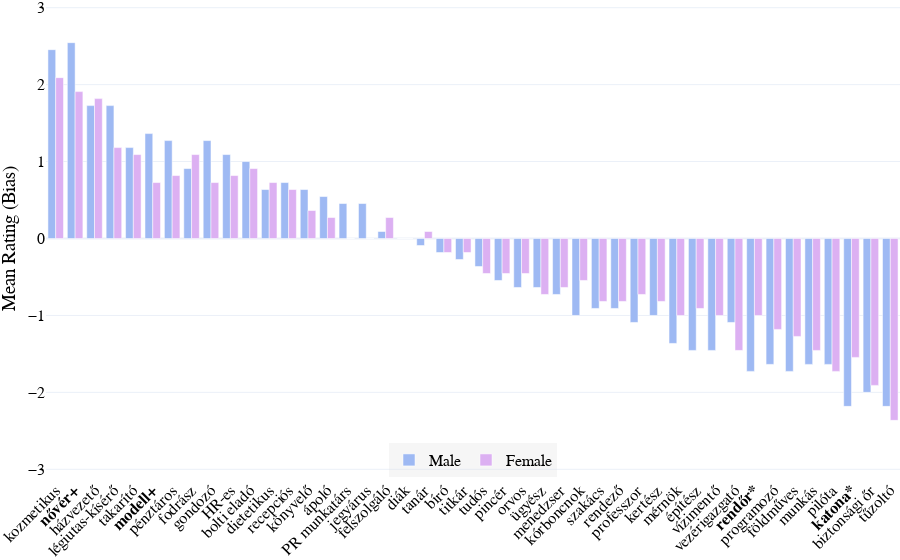

Notebook code cell kept with this figure:
### Markdown cell above
#### Two-sample t-test by gender

### Code cell
# Add a new column with the mean of the ratings for each participant
df_hu['Mean Rating'] = df_hu.iloc[:, 8:].mean(axis=1)

# Separate df_hu into male and female datasets based on the Gender column
df_hu_male = df_hu[df_hu['Gender'] == 'male']
df_hu_female = df_hu[df_hu['Gender'] == 'female']

# Show the number of male and female participants
print(f"Number of male participants: {df_hu_male['Participant ID'].nunique()}")
print(f"Number of female participants: {df_hu_female['Participant ID'].nunique()}")

# Two Sample T-Test between male and female participants for each occupation word
results = []
for col in rating_columns:
    male_ratings = df_hu_male[col].dropna().astype(float)
    female_ratings = df_hu_female[col].dropna().astype(float)
    # Only test if both groups have at least 2 ratings
    if len(male_ratings) > 1 and len(female_ratings) > 1:
        t_stat, p_value = stats.ttest_ind(male_ratings, female_ratings, equal_var=False)
        mean_male = male_ratings.mean()
        mean_female = female_ratings.mean()
        # Get English translation from occupations DataFrame
        en_translation = occupations.loc[occupations['hu'] == col, 'en'].values
        en_translation = en_translation[0] if len(en_translation) > 0 else ""
        results.append({
            'occupation': col,
            'mean_male': mean_male,
            'mean_female': mean_female,
            't_stat': t_stat,
            'p_value': p_value,
            'significant': p_value < 0.05,
            'marg_significant': 0.05 < p_value < 0.1,
            'en': en_translation
        })

# Create a DataFrame from the results
df_ttest = pd.DataFrame(results)

# Add overall mean rating for sorting
df_ttest['overall_mean'] = (df_ttest['mean_male'] + df_ttest['mean_female']) / 2

# Sort by overall mean rating
df_ttest_sorted = df_ttest.sort_values('overall_mean', ascending=False)

# Prepare axis labels: bold for significant
def bold_label(row):
    occupation = row['occupation']
    if row.get('significant'):
        occupation = f"<b>{occupation}*</b>"
    if row.get('marg_significant'):
        occupation = f"<b>{occupation}+</b>"
    return occupation

df_ttest_sorted['occupation_label'] = df_ttest_sorted.apply(bold_label, axis=1)

# Plot with English translation in hover
fig = go.Figure()

fig.add_trace(go.Bar(
    x=df_ttest_sorted['occupation_label'],
    y=df_ttest_sorted['mean_male'],
    name='Male',
    marker_color=male_color,
    customdata=df_ttest_sorted[['en']],
    hovertemplate='Occupation: %{x}<br>English: %{customdata[0]}<br>Mean (Male): %{y:.2f}<extra></extra>'
))

fig.add_trace(go.Bar(
    x=df_ttest_sorted['occupation_label'],
    y=df_ttest_sorted['mean_female'],
    name='Female',
    marker_color=female_color,
    customdata=df_ttest_sorted[['en']],
    hovertemplate='Occupation: %{x}<br>English: %{customdata[0]}<br>Mean (Female): %{y:.2f}<extra></extra>'
))

fig.update_layout(
    barmode='group',
    xaxis_tickangle=-45,
    yaxis_title='Bias (Male - Female)',
    yaxis=dict(
        range=[-3.1, 3.1],
        tickvals=[-3, -2, -1, 0, 1, 2, 3],
        title='Mean Rating (Bias)'
    ),
    template='plotly_white',
    font=dict(family="Times New Roman, serif", size=16, color='black'),
    margin=dict(l=0, r=0, t=0, b=0),
    legend=dict(
        orientation='h',
        yanchor='bottom',
        y=0,
        xanchor='center',
        x=0.5,
        bgcolor='rgba(220, 220, 220, 0.25)',
    )
)

# Show the plot
fig.show()

# Save it as HTML and image
fig.write_html('occupations_hu_gender.html')
fig.write_image('occupations_hu_gender.png', scale=3, width=1000, height=400)

### Figure 1 — Plotly figure (JSON) as saved in the notebook; plotly's stock layout.template omitted (floating-point values rounded to 4 significant figures)
{"data": [{"customdata": [["beautician"], ["nurse (sister)"], ["housekeeper"], ["flight attendant"], ["cleaner"], ["model"], ["cashier"], ["hairdresser"], ["caregiver"], ["HR personnel"], ["shop assistant"], ["dietitian"], ["receptionist"], ["accountant"], ["nurse"], ["PR specialist"], ["ticket seller"], ["server"], ["student"], ["teacher"], ["judge"], ["secretary"], ["scientist"], ["waiter"], ["doctor"], ["prosecutor"], ["manager"], ["pathologist"], ["chef"], ["director"], ["professor"], ["gardener"], ["engineer"], ["architect"], ["lifeguard"], ["CEO"], ["police officer"], ["programmer"], ["farmer"], ["worker"], ["pilot"], ["soldier"], ["security guard"], ["firefighter"]], "hovertemplate": "Occupation: %{x}<br>English: %{customdata[0]}<br>Mean (Male): %{y:.2f}<extra></extra>", "marker": {"color": "#9eb9f3"}, "name": "Male", "type": "bar", "x": ["kozmetikus", "<b>nővér+</b>", "házvezető", "légiutas-kísérő", "takarító", "<b>modell+</b>", "pénztáros", "fodrász", "gondozó", "HR-es", "bolti eladó", "dietetikus", "recepciós", "könyvelő", "ápoló", "PR munkatárs", "jegyárus", "felszolgáló", "diák", "tanár", "bíró", "titkár", "tudós", "pincér", "orvos", "ügyész", "menedzser", "kórboncnok", "szakács", "rendező", "professzor", "kertész", "mérnök", "építész", "vízimentő", "vezérigazgató", "<b>rendőr*</b>", "programozó", "földműves", "munkás", "pilóta", "<b>katona*</b>", "biztonsági őr", "tűzoltó"], "y": [2.455, 2.545, 1.727, 1.727, 1.182, 1.364, 1.273, 0.9091, 1.273, 1.091, 1.0, 0.6364, 0.7273, 0.6364, 0.5455, 0.4545, 0.4545, 0.09091, 0.0, -0.09091, -0.1818, -0.2727, -0.3636, -0.5455, -0.6364, -0.6364, -0.7273, -1.0, -0.9091, -0.9091, -1.091, -1.0, -1.364, -1.455, -1.455, -1.091, -1.727, -1.636, -1.727, -1.636, -1.636, -2.182, -2.0, -2.182]}, {"customdata": [["beautician"], ["nurse (sister)"], ["housekeeper"], ["flight attendant"], ["cleaner"], ["model"], ["cashier"], ["hairdresser"], ["caregiver"], ["HR personnel"], ["shop assistant"], ["dietitian"], ["receptionist"], ["accountant"], ["nurse"], ["PR specialist"], ["ticket seller"], ["server"], ["student"], ["teacher"], ["judge"], ["secretary"], ["scientist"], ["waiter"], ["doctor"], ["prosecutor"], ["manager"], ["pathologist"], ["chef"], ["director"], ["professor"], ["gardener"], ["engineer"], ["architect"], ["lifeguard"], ["CEO"], ["police officer"], ["programmer"], ["farmer"], ["worker"], ["pilot"], ["soldier"], ["security guard"], ["firefighter"]], "hovertemplate": "Occupation: %{x}<br>English: %{customdata[0]}<br>Mean (Female): %{y:.2f}<extra></extra>", "marker": {"color": "#dcb0f2"}, "name": "Female", "type": "bar", "x": ["kozmetikus", "<b>nővér+</b>", "házvezető", "légiutas-kísérő", "takarító", "<b>modell+</b>", "pénztáros", "fodrász", "gondozó", "HR-es", "bolti eladó", "dietetikus", "recepciós", "könyvelő", "ápoló", "PR munkatárs", "jegyárus", "felszolgáló", "diák", "tanár", "bíró", "titkár", "tudós", "pincér", "orvos", "ügyész", "menedzser", "kórboncnok", "szakács", "rendező", "professzor", "kertész", "mérnök", "építész", "vízimentő", "vezérigazgató", "<b>rendőr*</b>", "programozó", "földműves", "munkás", "pilóta", "<b>katona*</b>", "biztonsági őr", "tűzoltó"], "y": [2.091, 1.909, 1.818, 1.182, 1.091, 0.7273, 0.8182, 1.091, 0.7273, 0.8182, 0.9091, 0.7273, 0.6364, 0.3636, 0.2727, 0.0, 0.0, 0.2727, 0.0, 0.09091, -0.1818, -0.1818, -0.4545, -0.4545, -0.4545, -0.7273, -0.6364, -0.5455, -0.8182, -0.8182, -0.7273, -0.8182, -1.0, -0.9091, -1.0, -1.455, -1.0, -1.182, -1.273, -1.455, -1.727, -1.545, -1.909, -2.364]}], "layout": {"barmode": "group", "font": {"color": "black", "family": "Times New Roman, serif", "size": 16}, "legend": {"bgcolor": "rgba(220, 220, 220, 0.25)", "orientation": "h", "x": 0.5, "xanchor": "center", "y": 0, "yanchor": "bottom"}, "margin": {"b": 0, "l": 0, "r": 0, "t": 0}, "xaxis": {"tickangle": -45}, "yaxis": {"range": [-3.1, 3.1], "tickvals": [-3, -2, -1, 0, 1, 2, 3], "title": {"text": "Mean Rating (Bias)"}}}}
